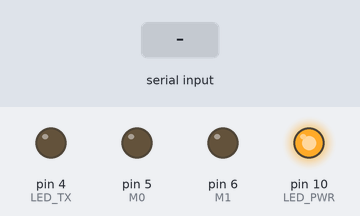
Bench run of a sketch on a simulated Arduino Uno, built with avr-gcc and run on an emulated ATmega328P. On the bench: output pins drawn as LEDs (lit = HIGH). Inputs (shaded band) come from the test bench. What the sketch prints to the serial monitor is not drawn.

Above: at 1.2 s.
1.3 s: "HELLO MOTHERFUCKER\n" received over the second serial link
Timing chart, 0 to 4.3 s (numbered marks = the images above; inputs shaded):
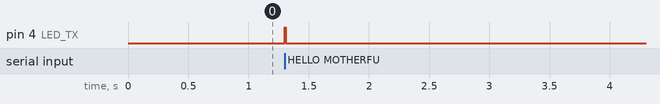

The sketch:

WC_Router_Node_1.ino
```cpp
#include  "Streaming.h"
#include  "SoftwareSerial.h"


/*
   Data
*/
#define MAX 200
#define MAX_SQL 200

/*
   LEDs
*/
#define LED_TX  4
#define LED_PWR 10

/*
   RF Module
*/
#define M0  5
#define M1  6
#define TXD  7
#define RXD  8
#define AUX 9


/*
   NWK Parameters
*/
uint8_t bsAddrH = 0;
uint8_t bsAddrL = 0;

uint8_t rt1AddrH =  0;
uint8_t rt1AddrL = 1;

uint8_t rt2AddrH =  0;
uint8_t rt2AddrL = 2;

uint8_t rt3AddrH = 0;
uint8_t rt3AddrL = 3;

uint8_t chan = 34;


/*
   Variables
*/
char aux[MAX] = "";
char aux2[MAX_SQL] = "";
char c;
int countd = 0;
int j = 0;
int ret;
bool stringComplete = false;
long previous = 0;
String inputString = "";         // a String to hold incoming data

SoftwareSerial  rf(RXD, TXD);

void setup() {
  // put your setup code here, to run once:
  inputString.reserve(200);
  pinMode(LED_PWR, OUTPUT);
  pinMode(LED_TX, OUTPUT);
  pinMode(M0, OUTPUT);
  pinMode(M1, OUTPUT);
  pinMode(AUX, INPUT);

  digitalWrite(M0, LOW);
  digitalWrite(M1, LOW);
  digitalWrite(LED_PWR, HIGH);

  rf.begin(9600);
  Serial.begin(115200);


}

void loop() {

  if (rf.available()) {
    while (rf.available() > 0) {
      char inChar = (char)rf.read();
      if (inChar == '\n') {
        digitalWrite(LED_TX, HIGH);
        stringComplete = true;
      }
      else{
        inputString += inChar;
      }
    }
  }
  if (stringComplete) {
    stringComplete = false;
    if(inputString.startsWith("HELLO MOTHERFUCKER")){
      Serial << "Transmission Count = " << inputString << endl;
      rf << _BYTE(rt2AddrH) << _BYTE(rt2AddrL) << _BYTE(chan) << "ACK" << endl;
    }
    inputString = "";
    digitalWrite(LED_TX, LOW);
  }
}
```

Measured:
- after the input at 1.3 s, pin 4 (LED_TX): LOW → HIGH at once, → LOW 0.01 s later
